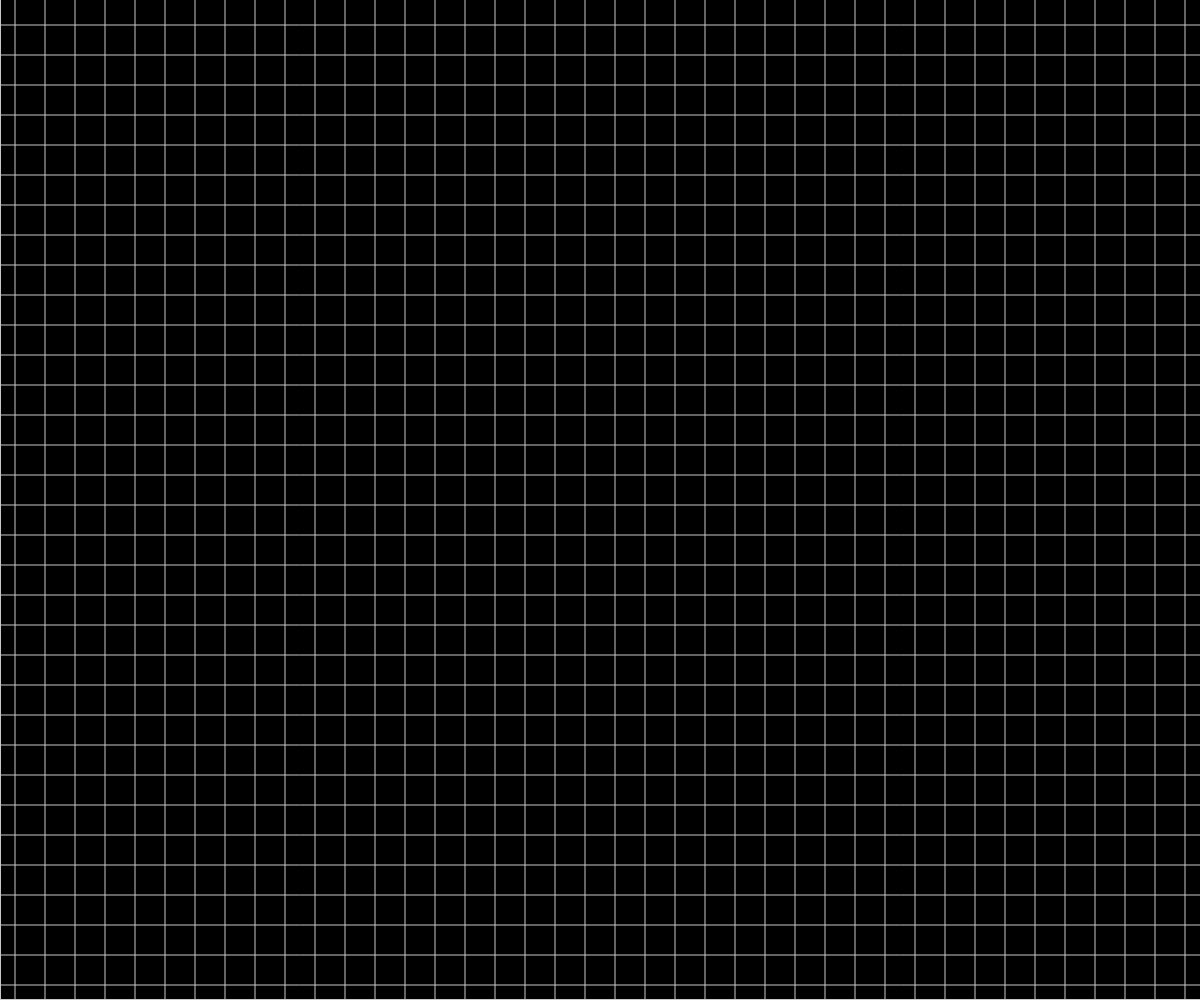
Frame 1 (no input)
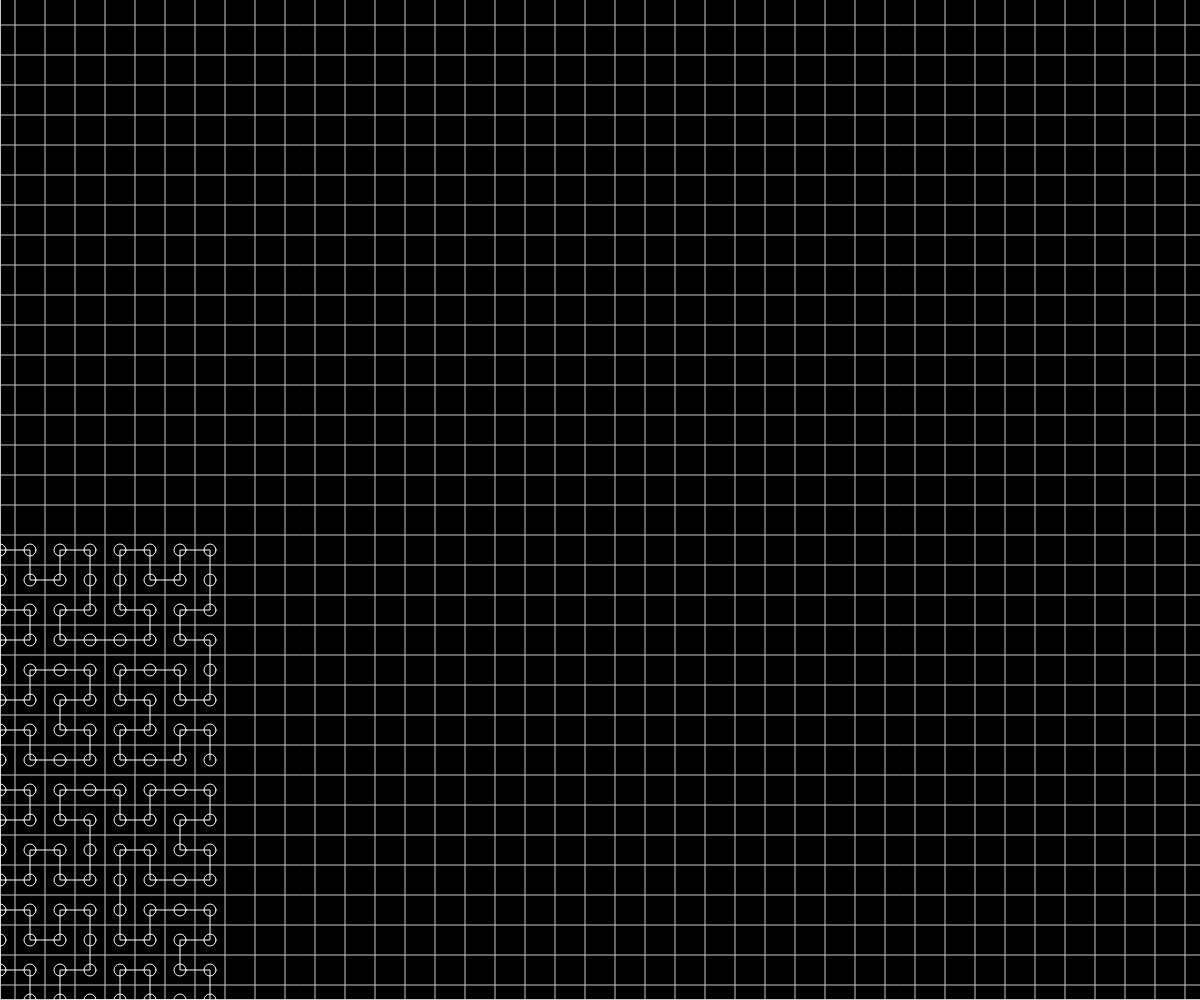
Frame 60 (no input)
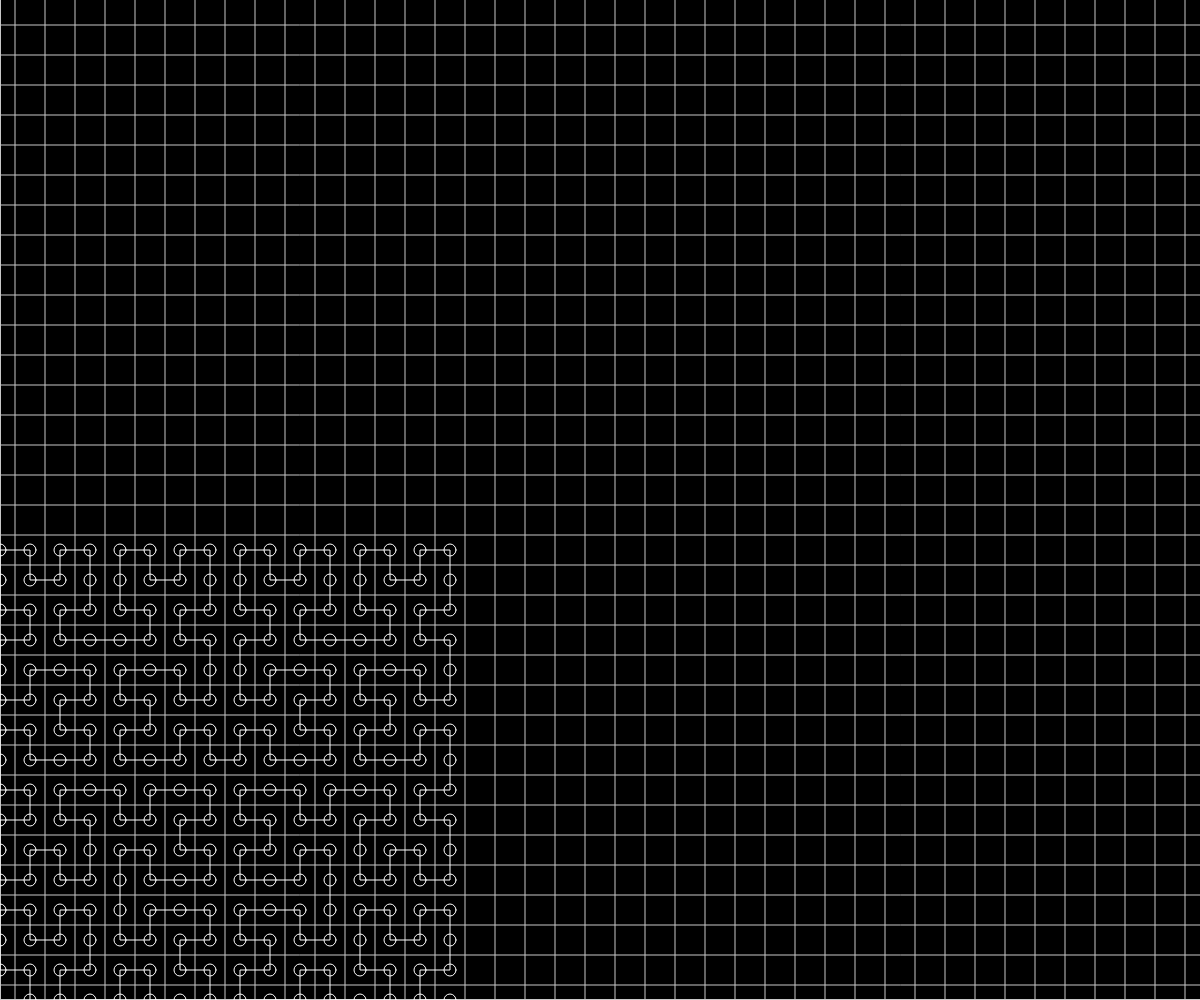
Frame 120 (the mouse pressed at the canvas centre since frame 60)

The p5.js sketch that drew these frames (run headless with seeded random() and noise() and a simulated clock; from frame 60 on, the mouse is pressed at the canvas centre):

// p5.js sketch
// ── sketch.js
let vw, vh;
let alphabet = ["A", "B"];
let constants = ["F", "-", "+"];
let axiom = "A";
let rules = {
  A: "-BF+AFA+FB-",
  B: "+AF-BFB-FA+"
};

let iterations = 6;
let regex;
let s = 30;
let velocity = 5;
let result = "";
let l = "";
let counter = 0;
let points = 0;

function setup() {
  vw = windowWidth;
  vh = windowHeight;
  createCanvas(vw, vh);
  points = ~~(vw / s);
  iterations = closestPowerOf2(points);
  angleMode(DEGREES);
  regex = new RegExp(`(${alphabet.join("|")})+`, "g");
  result = axiom;
  for (let i = 0; i <= iterations; i++) {
    result = result.replace(regex, s => rules[s]);
  }
  result = result.split("").filter(el => constants.includes(el));
}

function windowResized() {
  resizeCanvas(windowWidth, windowHeight);
  vw = windowWidth;
  vh = windowHeight;
  points = ~~(vw / s);
  iterations = closestPowerOf2(points);
  result = axiom;
  for (let i = 0; i <= iterations; i++) {
    result = result.replace(regex, s => rules[s]);
  }
  result = result.split("").filter(el => constants.includes(el));
}

function draw() {
  background(0);
  translate(0, vh);
  scale(s);
  stroke(200);
  strokeWeight(1 / s);
  for (var i = 0; i <= points * 2; i++) {
    line(
      (vw / 2 + 0.5 * (i % 2 ? i : 0)) * -1,
      (0 + 0.5 * (i % 2 ? i : 0)) * -1,
      (-vw / 2 + 0.5 * (i % 2 ? i : 0)) * -1,
      (0 + 0.5 * (i % 2 ? i : 0)) * -1
    );
    line(
      0 + 0.5 * (i % 2 ? i : 0),
      vh / 2 + 0.5 * (i % 2 ? i : 0),
      0 + 0.5 * (i % 2 ? i : 0),
      -vh / 2 + 0.5 * (i % 2 ? i : 0)
    );
  }
  stroke(255, 255, 255, 255);
  noFill();
  beginShape();
  strokeWeight(1 / s);
  let theta = 0;
  let r = 1;
  let lastX = 0;
  let lastY = 0;
  for (var i = 0; i <= counter; i = i + 1) {
    var cmd = result[i];
    if (cmd === "+") {
      theta = (theta + 90) % 360;
    }
    if (cmd === "-") {
      theta = (theta - 90) % 360;
    }
    if (cmd === "F") {
      let x = r * cos(theta) + lastX;
      let y = r * sin(theta) + lastY;
      vertex(x, y);
      circle(x, y, 0.4);
      lastX = x;
      lastY = y;
    }
  }
  counter = counter + (counter < result.length) * velocity;
  endShape();
}

function closestPowerOf2(n) {
  var m = n;
  for (var i = 0; m > 1; i++) {
    m = m >>> 1;
  }
  if (n & (1 << (i - 1))) {
    i++;
  }
  return i;
}
